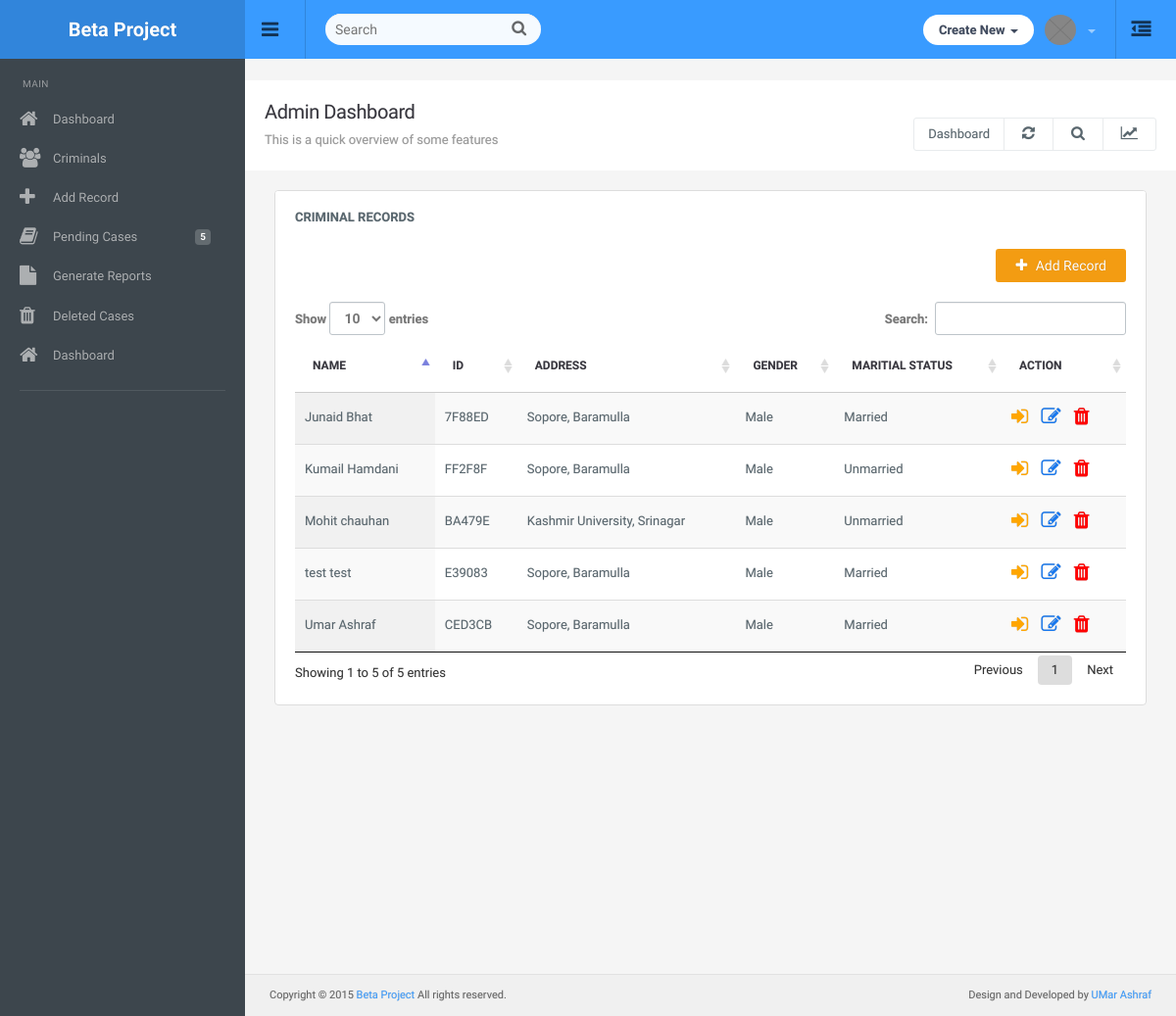
The page /view_criminals (signed in) on the database its author committed.
### criminals/models.py (models this page shows, shortened)
class criminal(models.Model):
    category = models.ForeignKey(criminalcategory, on_delete=models.SET_NULL, null=True)
    fname= models.CharField(max_length=50)
    lname= models.CharField(max_length=50)
    code= models.CharField(max_length=100, default = uuid.uuid4().hex[:6].upper())
    dob=models.DateField(null=True, blank=True)
    gender=models.CharField(max_length=50)
    martial_status=models.CharField(max_length=50)
    pending=models.BooleanField(default=1)
    deleted=models.BooleanField(default=0)
    interviewed =models.BooleanField(default=0)
    imprisioned = models.BooleanField(default=1)
    created_on=models.DateField(auto_now_add=True)
    updated_on=models.DateField(auto_now=True)
    tags = TaggableManager()

class criminaladdress(models.Model):
    criminal = models.ForeignKey(criminal, on_delete=models.CASCADE)
    country = models.CharField(max_length=50)
    state=models.CharField(max_length=50)
    district=models.CharField(max_length=50)
    town=models.CharField(max_length=50)
    zipcode=models.CharField(max_length=50)

### criminals/decorators.py (the view)
    def wrapperFun(request, *args, **kwargs):
        if request.user.is_superuser:
            return view_function(request, *args, **kwargs)
        elif request.user.is_staff or request.user.is_active:
            return redirect('subadmin')
        else:
            return redirect('userlogin')

### criminals/views.py (called while the page is built)
@adminOnly
def viewcriminals(request):
    criminals= criminal.objects.filter(deleted=False)
    return render(request,'viewcriminals.html',{'criminal':criminals})

### criminals/templates/viewcriminals.html (shortened to what this page needs)
{% extends 'base.html' %}
{% load static %}
{%block body%}
<div class="col-md-12">
    <div class="panel panel-default">
      <div class="panel-title">
        Criminal Records
      </div>
      <div class="panel-body table-responsive">
        <a href="{% url 'addcriminal' %}" class="btn btn-warning addrecord"><i class="fa fa-plus" aria-hidden="true"></i> Add Record</a>
          <table id="example0" class="table display">
              <thead>
                  <tr>
                    <th>Name</th>
                    <th>ID</th>
                    <th>Address</th>
                    <th>Gender</th>
                    <th>Maritial Status</th>
                    <th>Action</th>
                  </tr>
              </thead>
              <tbody>
                {% for c in criminal %}
                {%for address in c.criminaladdress_set.all%}
                  <tr>
                    <td>{{c.fname}} {{c.lname}}</td>
                    <td>{{c.code}}</td>
                    <td>{{address.town}}, {{address.district}}</td>
                    <td>{{c.gender}}</td>
                    <td>{{c.martial_status}}</td>
                    <td>
                      <a href="{% url 'viewcriminal' c.id %}""><i class="fa fa-sign-in" style="color: rgb(255, 166, 0);" aria-hidden="true"></i></a>
                      {% if request.user.is_superuser %}
                      <a href="{% url 'editcriminal' c.id %}"><i class="fa fa-pencil-square-o" style="color: rgb(22, 119, 238);" aria-hidden="true"></i></a>
                      <a href="{% url 'trashcriminal' c.id %}"><i class="fa fa-trash" style="color: red;" aria-hidden="true"></i></a>
                      {% endif %}
                    </td>
                  </tr>
                  {% endfor %}
                  {% endfor %}
              </tbody>
          </table>
      </div>
    </div>
 </div>
{%endblock body%}

### static/css/style.css (style rules this page uses)
body { background: #3D464D; color: #58666E; margin: 0; line-height: 1.7em; overflow-x: hidden; font-size: 13px; font-family: 'Open Sans', sans-serif; outline: 0; text-Shadow: 0 0 1px rgba(0, 0, 0, 0.2); }
a { color: #399BFF; text-decoration: none; }
.col-xs-1, .col-sm-1, .col-md-1, .col-lg-1, .col-xs-2, .col-sm-2, .col-md-2, .col-lg-2, .col-xs-3, .col-sm-3, .col-md-3, .col-lg-3, .col-xs-4, .col-sm-4, .col-md-4, .col-lg-4, .col-xs-5, .col-sm-5, .col-md-5, .col-lg-5, .col-xs-6, .col-sm-6, .col-md-6, .col-lg-6, .col-xs-7, .col-sm-7, .col-md-7, .col-lg-7, .col-xs-8, .col-sm-8, .col-md-8, .col-lg-8, .col-xs-9, .col-sm-9, .col-md-9, .col-lg-9, .col-xs-10, .col-sm-10, .col-md-10, .col-lg-10, .col-xs-11, .col-sm-11, .col-md-11, .col-lg-11, .col-xs-12, .col-sm-12, .col-md-12, .col-lg-12 { padding-right: 15px; padding-left: 15px; }
.container-widget .col-xs-1, .container-widget .col-sm-1, .container-widget .col-md-1, .container-widget .col-lg-1, .container-widget .col-xs-2, .container-widget .col-sm-2, .container-widget .col-md-2, .container-widget .col-lg-2, .container-widget .col-xs-3, .container-widget .col-sm-3, .container-widget .col-md-3, .container-widget .col-lg-3, .container-widget .col-xs-4, .container-widget .col-sm-4, .container-widget .col-md-4, .container-widget .col-lg-4, .container-widget .col-xs-5, .container-widget .col-sm-5, .container-widget .col-md-5, .container-widget .col-lg-5, .container-widget .col-xs-6, .container-widget .col-sm-6, .container-widget .col-md-6, .container-widget .col-lg-6, .container-widget .col-xs-7, .container-widget .col-sm-7, .container-widget .col-md-7, .container-widget .col-lg-7, .container-widget .col-xs-8, .container-widget .col-sm-8, .container-widget .col-md-8, .container-widget .col-lg-8, .container-widget .col-xs-9, .container-widget .col-sm-9, .container-widget .col-md-9, .container-widget .col-lg-9, .container-widget .col-xs-10, .container-widget .col-sm-10, .container-widget .col-md-10, .container-widget .col-lg-10, .container-widget .col-xs-11, .container-widget .col-sm-11, .container-widget .col-md-11, .container-widget .col-lg-11, .container-widget .col-xs-12, .container-widget .col-sm-12, .container-widget .col-md-12, .container-widget .col-lg-12 { padding-right: 5px; padding-left: 5px; }
.container-widget .panel { margin-bottom: 10px; }
.btn { font-size: 14px; padding: 7px 20px 7px 20px; border: none; background: #E4E4E4; color: inherit; border-radius: 3px; }
.btn .fa { font-size: 15px; margin-right: 5px; }
.btn-warning { background-color: #F39C12; color: #fff; }
.panel { box-shadow: none; border: 1px solid #e5e5e5; background: #fff; padding: 20px; margin-bottom: 20px; position: relative; }
.panel-title { font-family: 'Montserrat', sans-serif; color: #58666E; font-size: 13px; font-weight: bold; text-transform: uppercase; padding: 16px 20px; margin: -20px; background: #fff; margin-bottom: 5px; border-bottom: none; border-top-left-radius: 3px; border-top-right-radius: 3px; }
.panel-body, .panel-heading { padding: 0; color: inherit; background-color: transparent; border-color: none; }
.panel-default { border-color: #ddd; }
.table { margin: 0; }
thead { font-weight: 600; font-family: 'Montserrat', sans-serif; text-transform: uppercase; font-size: 12px; color: #37363E; }
table td { display: table-cell; vertical-align: middle; }
.table > thead > tr > th, .table > tbody > tr > th, .table > tfoot > tr > th, .table > thead > tr > td, .table > tbody > tr > td, .table > tfoot > tr > td { padding: 15px; line-height: 1.7; }

### criminals/templates/viewcriminals.html (style rules this page uses)
.addrecord { float: right; margin-bottom:20px; }
a .fa { margin-right: 10px; font-size: 20px; }

### rows shown on the page
criminal: fname "Kumail", lname "Hamdani", code "FF2F8F", gender "Male", martial_status "Unmarried"
criminaladdress: town "Sopore", district "Baramulla"
criminal: fname "Mohit", lname "chauhan", code "BA479E", gender "Male", martial_status "Unmarried"
criminaladdress: town "Kashmir University", district "Srinagar"
criminal: fname "Junaid", lname "Bhat", code "7F88ED", gender "Male", martial_status "Married"
criminaladdress: town "Sopore", district "Baramulla"
criminal: fname "Umar", lname "Ashraf", code "CED3CB", gender "Male", martial_status "Married"
criminaladdress: town "Sopore", district "Baramulla"
criminal: fname "test", lname "test", code "E39083", gender "Male", martial_status "Married"
criminaladdress: town "Sopore", district "Baramulla"

### other values the page prints
{{ criminal.count }} "5"
